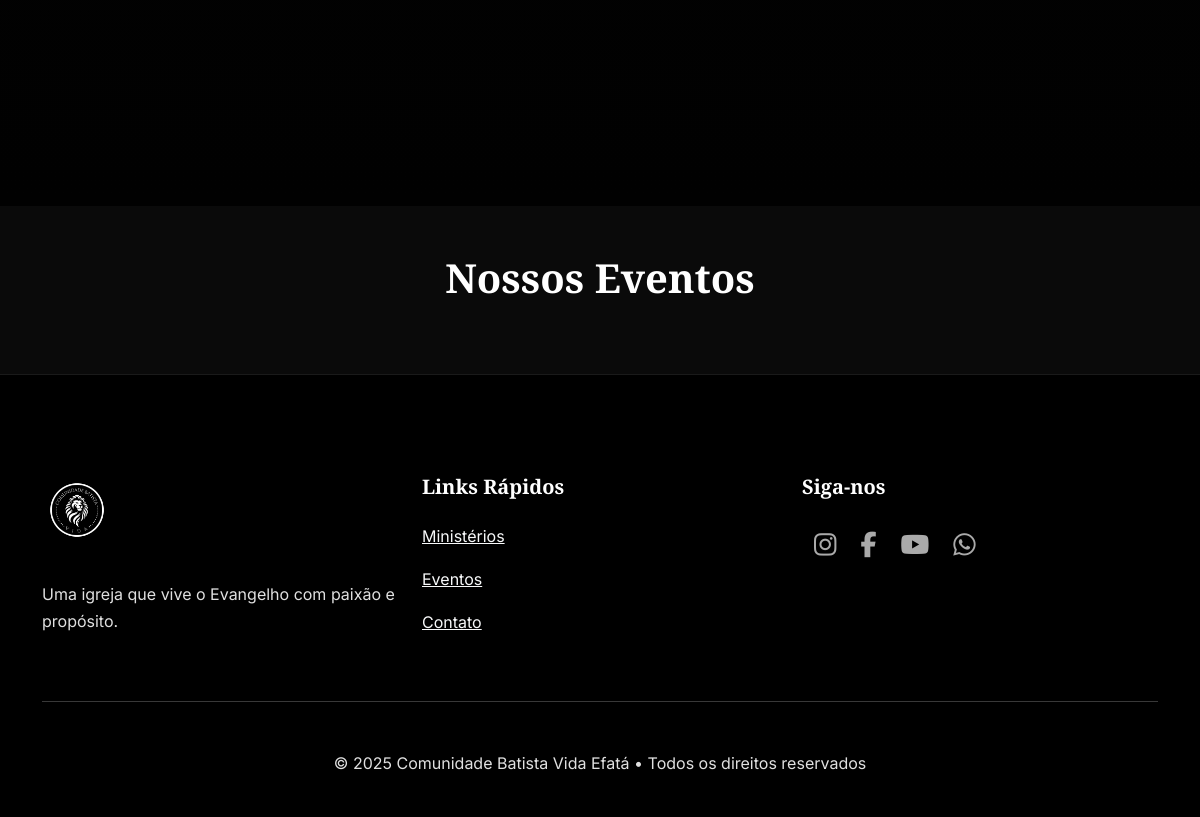
Page /eventos (lower part) on the earlier database version.
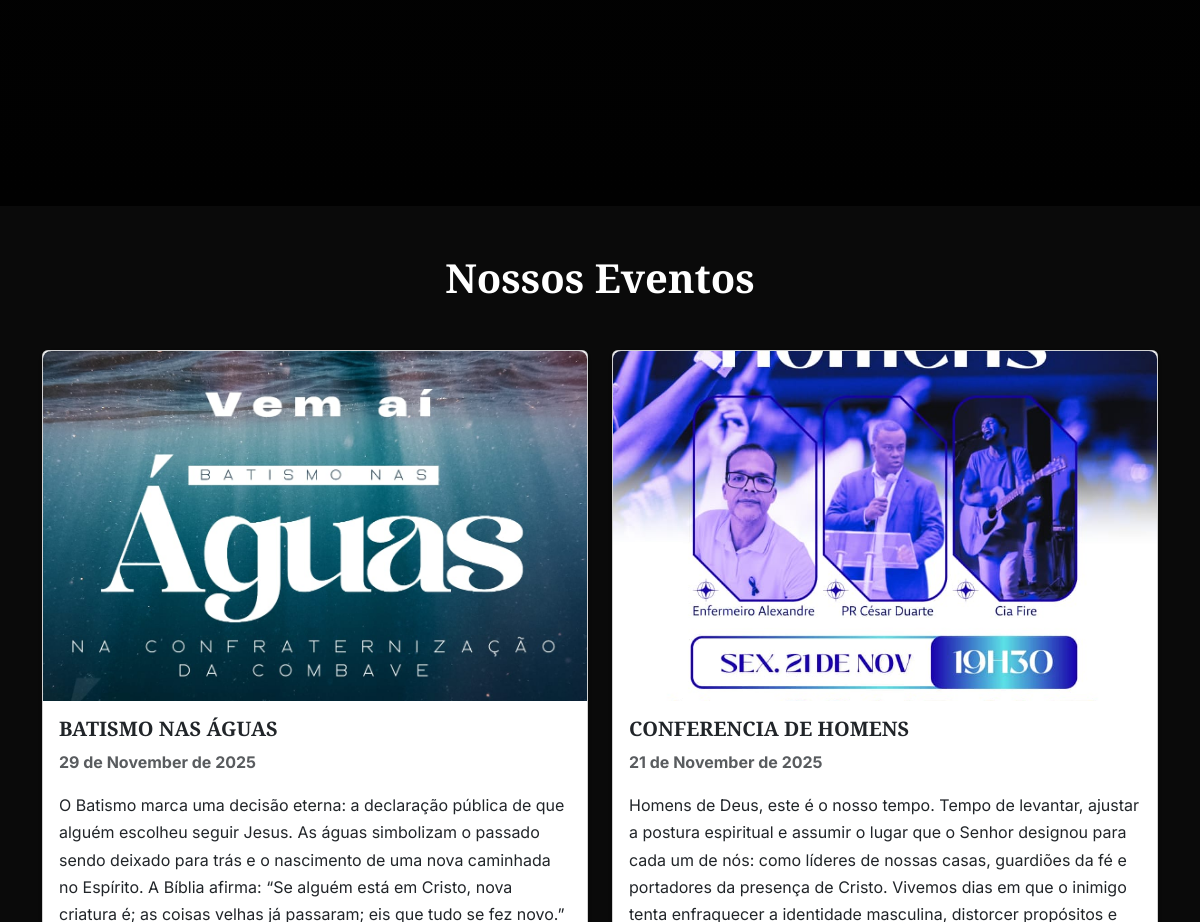
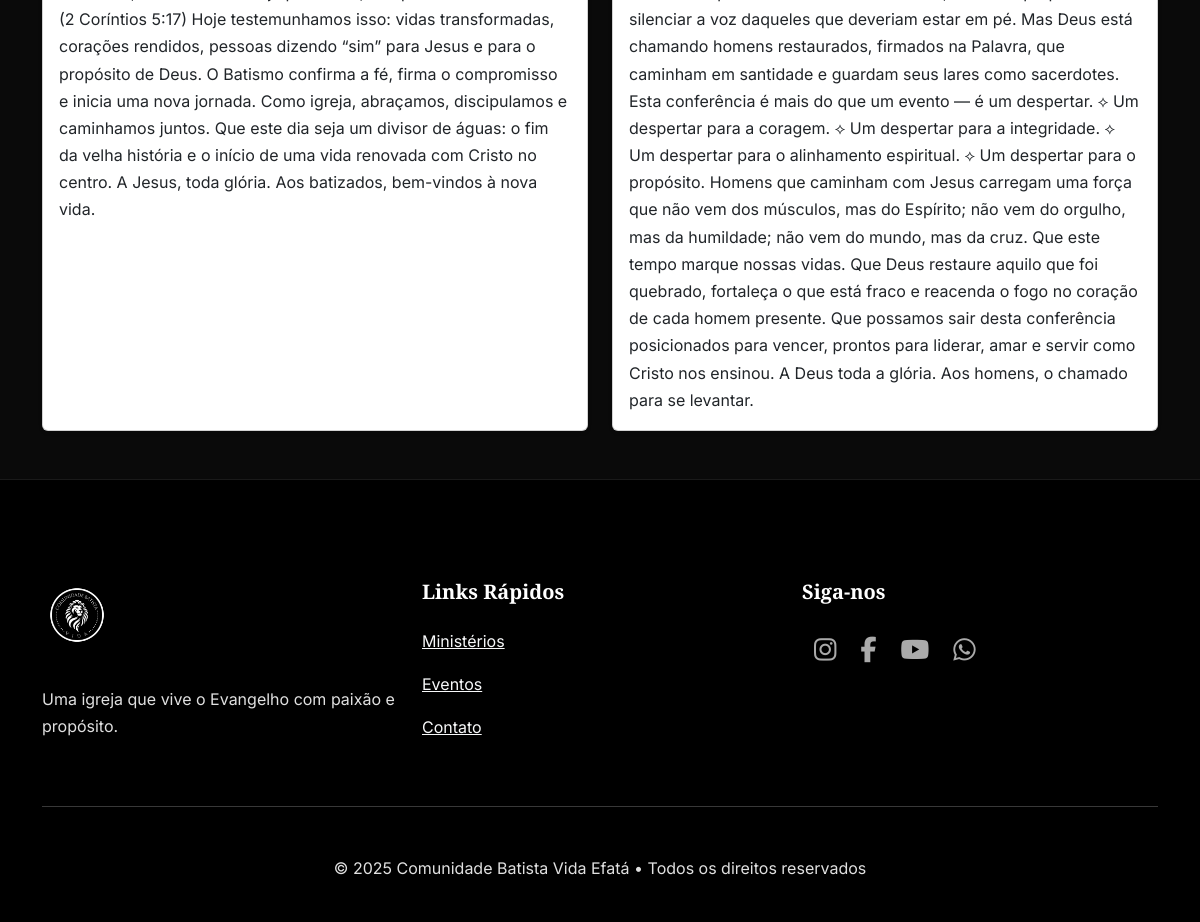
Same page on the later database version (2 pictures, top to bottom).
### app.py (models this page shows)
class Evento(db.Model):
    __tablename__ = 'evento'
    id = db.Column(db.Integer, primary_key=True)
    titulo = db.Column(db.String(100), nullable=False)
    descricao = db.Column(db.Text, nullable=False)
    data = db.Column(db.Date, nullable=False)
    imagem = db.Column(db.String(200))

### app.py (the view)
@app.route('/eventos')
def eventos():
    eventos = Evento.query.order_by(Evento.data.desc()).all()
    return render_template('public/eventos.html', eventos=eventos)

### app.py (called while the page is built)
@app.context_processor
def inject_now():
    return {'now': datetime.utcnow()}

### templates/public/eventos.html (shortened to what this page needs)
{% extends "base.html" %}
{% block content %}
<div class="container py-5">
    <h1 class="text-center mb-5">Nossos Eventos</h1>
    <div class="row g-4">
        {% for e in eventos %}
        <div class="col-lg-6">
            <div class="card h-100 shadow-sm">
                <a href="#" data-bs-toggle="modal" data-bs-target="#imagemModal{{ e.id }}">
                    {% if e.imagem %}
                        <img src="{{ url_for('uploaded_file', filename=e.imagem) }}"
                             class="w-100"
                             style="height: 350px; object-fit: cover; border-top-left-radius: .5rem; border-top-right-radius: .5rem;">
                    {% else %}
                        <img src="https://via.placeholder.com/900x600/6c757d/ffffff?text=Sem+Imagem"
                             class="w-100"
                             style="height: 350px; object-fit: cover; border-top-left-radius: .5rem; border-top-right-radius: .5rem;">
                    {% endif %}
                </a>
                <div class="card-body">
                    <h5 class="card-title">{{ e.titulo }}</h5>
                    <p class="card-text text-muted"><strong>{{ e.data.strftime('%d de %B de %Y') }}</strong></p>
                    <p class="card-text">{{ e.descricao }}</p>
                </div>
            </div>
        </div>
        {% endfor %}
    </div>
</div>
{% endblock %}

### templates/base.html (shortened to what this page needs)
<!DOCTYPE html>
<html lang="pt-BR">
<head>
    <link href="https://cdn.jsdelivr.net/npm/bootstrap@5.3.3/dist/css/bootstrap.min.css" rel="stylesheet">
    <link rel="stylesheet" href="https://cdnjs.cloudflare.com/ajax/libs/font-awesome/6.5.0/css/all.min.css">
</head>
<body>
    <section class="hero">
        <video autoplay muted loop playsinline>
            <source src="{{ url_for('static', filename='video/hero-video.mp4') }}" type="video/mp4">
        </video>
    </section>
    <main>
        {% block content %}{% endblock %}
    </main>
    <footer class="text-center text-lg-start">
        <div class="container">
            <div class="row">
                <div class="col-lg-4 mb-5 mb-lg-0">
                    <img src="{{ url_for('static', filename='img/logo-branca.png') }}" alt="Vida Efatá">
                    <p class="mt-3">Uma igreja que vive o Evangelho com paixão e propósito.</p>
                </div>
                <div class="col-lg-4 mb-5 mb-lg-0">
                    <h5 class="text-white mb-4">Links Rápidos</h5>
                    <p><a href="{{ url_for('ministerios') }}" class="text-light">Ministérios</a></p>
                    <p><a href="{{ url_for('eventos') }}" class="text-light">Eventos</a></p>
                    <p><a href="{{ url_for('contato') }}" class="text-light">Contato</a></p>
                </div>
                <div class="col-lg-4">
                    <h5 class="text-white mb-4">Siga-nos</h5>
                    <div class="social-icons d-flex justify-content-center justify-content-lg-start">
                        <a href="#"><i class="fab fa-instagram"></i></a>
                        <a href="#"><i class="fab fa-facebook-f"></i></a>
                        <a href="#"><i class="fab fa-youtube"></i></a>
                        <a href="#"><i class="fab fa-whatsapp"></i></a>
                    </div>
                </div>
            </div>
            <hr class="my-5">
            <p class="text-center mb-0">&copy; {{ now.year }} Comunidade Batista Vida Efatá • Todos os direitos reservados</p>
        </div>
    </footer>
</body>
</html>

### templates/base.html (style rules this page uses)
:root { --cor-primaria: #e38300; --cor-secundaria: #ffffff; --cor-fundo: #0a0a0a; --cor-texto: #e0e0e0; --cor-cinza: #333; }
body { font-family: 'Inter', sans-serif; background-color: var(--cor-fundo); color: var(--cor-texto); line-height: 1.7; font-weight: 400; }
h1, h2, h3, h4, h5, h6 { font-family: 'Playfair Display', serif; font-weight: 700; color: white; }
.hero { height: 100vh; min-height: 650px; position: relative; display: flex; align-items: center; justify-content: center; text-align: center; overflow: hidden; }
.hero video { position: absolute; top: 0; left: 0; width: 100%; height: 100%; object-fit: cover; z-index: -1; }
.hero::before { content: ''; position: absolute; top: 0; left: 0; right: 0; bottom: 0; background: linear-gradient(to bottom, rgba(0,0,0,0.7), rgba(0,0,0,0.9)); z-index: -1; }
section { padding: 120px 0; }
footer { background: #000; padding: 100px 0 40px; border-top: 1px solid rgba(255,255,255,0.1); }
footer img { height: 70px; margin-bottom: 20px; }
.social-icons a { color: #aaa; font-size: 1.6rem; margin: 0 12px; transition: all 0.3s; }

Differences in the rows shown:
added Evento: imagem (picture), titulo "BATISMO NAS ÁGUAS", data "29 de November de 2025", descricao "O Batismo marca uma decisão eterna: a declaração pública de que alguém escolheu seguir Jesus. As águas simbolizam o passado sendo deixado para trás e o nascimento de uma nova caminhada no Espírito. A Bíblia afirma: “Se alguém está em Cristo, nova criatura é; as coisas velhas já passaram; eis que tudo se fez novo.” (2 Coríntios 5:17) Hoje testemunhamos isso: vidas transformadas, corações rendidos, pessoas dizendo “sim” para Jesus e para o propósito de Deus. O Batismo confirma a fé, firma o compromisso e inicia uma nova jornada. Como igreja, abraçamos, discipulamos e caminhamos juntos. Que este dia seja um divisor de águas: o fim da velha história e o início de uma vida renovada com Cristo no…"
added Evento: imagem (picture), titulo "CONFERENCIA DE HOMENS", data "21 de November de 2025", descricao "Homens de Deus, este é o nosso tempo. Tempo de levantar, ajustar a postura espiritual e assumir o lugar que o Senhor designou para cada um de nós: como líderes de nossas casas, guardiões da fé e portadores da presença de Cristo. Vivemos dias em que o inimigo tenta enfraquecer a identidade masculina, distorcer propósitos e silenciar a voz daqueles que deveriam estar em pé. Mas Deus está chamando homens restaurados, firmados na Palavra, que caminham em santidade e guardam seus lares como sacerdotes. Esta conferência é mais do que um evento — é um despertar. ⟡ Um despertar para a coragem. ⟡ Um despertar para a integridade. ⟡ Um despertar para o alinhamento espiritual. ⟡ Um despertar para o…"
